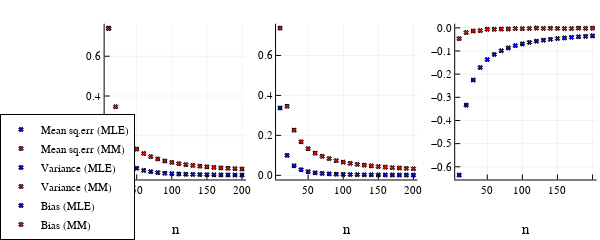

Notebook source saved alongside this figure:
### Code cell
using Distributions, Plots

plotly() #plotting backend

N = 10^5
nMin, nStep, nMax = 10, 10, 200
nn = Int(nMax/nStep) #nMax ÷ nStep
sampleSizes = nMin:nStep:nMax
trueB = 5
trueDist = Uniform(-2, trueB) #a fixed at -2 (and known) and b is trueB

#Two alternative estimators to compare

#MLE
MLEest(data) = maximum(data)

#Method of moments
MMest(data)  = mean(data) + sqrt(3)*std(data)

res = Dict{Symbol,Array{Float64}}(
                    ((sym) -> sym => Array{Float64}(undef,nn)).(
        [:MSeMLE,:MSeMM, :VarMLE,:VarMM,:BiasMLE,:BiasMM]))

for (i, n) in enumerate(sampleSizes)
    mleEst, mmEst = Array{Float64}(undef, N), Array{Float64}(undef, N) 
    for j in 1:N
        sample    = rand(trueDist,n)
        mleEst[j] = MLEest(sample)
        mmEst[j]  = MMest(sample)
    end
    meanMLE, meanMM = mean(mleEst), mean(mmEst)
    varMLE, varMM = var(mleEst), var(mmEst)

    res[:MSeMLE][i] = varMLE + (meanMLE - trueB)^2
    res[:MSeMM][i] = varMM + (meanMM - trueB)^2
    res[:VarMLE][i] = varMLE
    res[:VarMM][i] = varMM
    res[:BiasMLE][i] = meanMLE - trueB
    res[:BiasMM][i] = meanMM - trueB
end

p1 = scatter(sampleSizes, [res[:MSeMLE] res[:MSeMM]], c=[:blue :red],
    label=["Mean sq.err (MLE)" "Mean sq.err (MM)"])
p2 = scatter(sampleSizes, [res[:VarMLE] res[:VarMM]], c=[:blue :red],
    label=["Variance (MLE)" "Variance (MM)"])
p3 = scatter(sampleSizes, [res[:BiasMLE] res[:BiasMM]], c=[:blue :red],
    label=["Bias (MLE)" "Bias (MM)"])

plot(p1, p2, p3, ms=2, shape=:xcross, xlabel="n", 
    layout=(1,3), size=(600, 200),legend=:outerleft)

### Figure 1 — Plotly figure (JSON) as saved in the notebook; plotly's stock layout.template omitted (floating-point values rounded to 4 significant figures)
{"data": [{"colorbar": {"title": ""}, "legendgroup": "Mean sq.err (MLE)", "marker": {"color": "rgba(0, 0, 255, 1.000)", "line": {"color": "rgba(0, 0, 0, 1.000)", "width": 1}, "size": 4, "symbol": "x"}, "mode": "markers", "name": "Mean sq.err (MLE)", "showlegend": true, "type": "scatter", "x": [10, 20, 30, 40, 50, 60, 70, 80, 90, 100, 110, 120, 130, 140, 150, 160, 170, 180, 190, 200], "xaxis": "x1", "y": [0.7414, 0.2113, 0.09853, 0.05736, 0.03684, 0.02585, 0.01933, 0.01476, 0.01168, 0.009499, 0.007871, 0.006606, 0.005665, 0.004876, 0.004263, 0.003777, 0.003345, 0.002994, 0.002685, 0.002401], "yaxis": "y1", "zmax": null, "zmin": null}, {"colorbar": {"title": ""}, "legendgroup": "Mean sq.err (MM)", "marker": {"color": "rgba(255, 0, 0, 1.000)", "line": {"color": "rgba(0, 0, 0, 1.000)", "width": 1}, "size": 4, "symbol": "x"}, "mode": "markers", "name": "Mean sq.err (MM)", "showlegend": true, "type": "scatter", "x": [10, 20, 30, 40, 50, 60, 70, 80, 90, 100, 110, 120, 130, 140, 150, 160, 170, 180, 190, 200], "xaxis": "x1", "y": [0.7389, 0.3462, 0.2263, 0.1677, 0.1331, 0.1108, 0.09503, 0.08366, 0.07321, 0.066, 0.05985, 0.05464, 0.05076, 0.04725, 0.04371, 0.04091, 0.03844, 0.03656, 0.03473, 0.03297], "yaxis": "y1", "zmax": null, "zmin": null}, {"colorbar": {"title": ""}, "legendgroup": "Variance (MLE)", "marker": {"color": "rgba(0, 0, 255, 1.000)", "line": {"color": "rgba(0, 0, 0, 1.000)", "width": 1}, "size": 4, "symbol": "x"}, "mode": "markers", "name": "Variance (MLE)", "showlegend": true, "type": "scatter", "x": [10, 20, 30, 40, 50, 60, 70, 80, 90, 100, 110, 120, 130, 140, 150, 160, 170, 180, 190, 200], "xaxis": "x2", "y": [0.3371, 0.09996, 0.04775, 0.028, 0.01805, 0.01263, 0.00956, 0.007256, 0.005767, 0.004703, 0.003897, 0.003283, 0.00282, 0.002415, 0.002121, 0.00188, 0.001664, 0.001495, 0.00134, 0.001192], "yaxis": "y2", "zmax": null, "zmin": null}, {"colorbar": {"title": ""}, "legendgroup": "Variance (MM)", "marker": {"color": "rgba(255, 0, 0, 1.000)", "line": {"color": "rgba(0, 0, 0, 1.000)", "width": 1}, "size": 4, "symbol": "x"}, "mode": "markers", "name": "Variance (MM)", "showlegend": true, "type": "scatter", "x": [10, 20, 30, 40, 50, 60, 70, 80, 90, 100, 110, 120, 130, 140, 150, 160, 170, 180, 190, 200], "xaxis": "x2", "y": [0.7367, 0.3458, 0.2261, 0.1676, 0.133, 0.1108, 0.095, 0.08363, 0.0732, 0.06598, 0.05985, 0.05464, 0.05076, 0.04724, 0.0437, 0.0409, 0.03843, 0.03656, 0.03473, 0.03297], "yaxis": "y2", "zmax": null, "zmin": null}, {"colorbar": {"title": ""}, "legendgroup": "Bias (MLE)", "marker": {"color": "rgba(0, 0, 255, 1.000)", "line": {"color": "rgba(0, 0, 0, 1.000)", "width": 1}, "size": 4, "symbol": "x"}, "mode": "markers", "name": "Bias (MLE)", "showlegend": true, "type": "scatter", "x": [10, 20, 30, 40, 50, 60, 70, 80, 90, 100, 110, 120, 130, 140, 150, 160, 170, 180, 190, 200], "xaxis": "x3", "y": [-0.6358, -0.3337, -0.2253, -0.1713, -0.1371, -0.115, -0.09886, -0.08664, -0.07691, -0.06926, -0.06304, -0.05764, -0.05333, -0.04961, -0.04628, -0.04355, -0.041, -0.03872, -0.03668, -0.03477], "yaxis": "y3", "zmax": null, "zmin": null}, {"colorbar": {"title": ""}, "legendgroup": "Bias (MM)", "marker": {"color": "rgba(255, 0, 0, 1.000)", "line": {"color": "rgba(0, 0, 0, 1.000)", "width": 1}, "size": 4, "symbol": "x"}, "mode": "markers", "name": "Bias (MM)", "showlegend": true, "type": "scatter", "x": [10, 20, 30, 40, 50, 60, 70, 80, 90, 100, 110, 120, 130, 140, 150, 160, 170, 180, 190, 200], "xaxis": "x3", "y": [-0.04666, -0.02057, -0.01383, -0.01211, -0.006148, -0.006348, -0.005381, -0.004969, -0.003077, -0.003541, -0.00276, -0.00122, -0.002666, -0.001815, -0.002606, -0.002993, -0.002996, -0.001311, -0.002536, -0.00134], "yaxis": "y3", "zmax": null, "zmin": null}], "layout": {"annotations": [], "height": 200, "legend": {"bgcolor": "rgba(255, 255, 255, 1.000)", "bordercolor": "rgba(0, 0, 0, 1.000)", "borderwidth": 1, "font": {"color": "rgba(0, 0, 0, 1.000)", "family": "sans-serif", "size": 11}, "title": {"font": {"color": "rgba(0, 0, 0, 1.000)", "family": "sans-serif", "size": 15}, "text": ""}, "tracegroupgap": 0, "traceorder": "normal", "x": -0.15, "xanchor": "left", "y": 0.5, "yanchor": "top"}, "margin": {"b": 20, "l": 0, "r": 0, "t": 20}, "paper_bgcolor": "rgba(255, 255, 255, 1.000)", "plot_bgcolor": "rgba(255, 255, 255, 1.000)", "showlegend": true, "width": 600, "xaxis1": {"anchor": "y1", "domain": [0.05101, 0.3218], "gridcolor": "rgba(0, 0, 0, 0.100)", "gridwidth": 0.5, "linecolor": "rgba(0, 0, 0, 1.000)", "mirror": false, "range": [4.3, 205.7], "showgrid": true, "showline": true, "showticklabels": true, "tickangle": 0, "tickcolor": "rgb(0, 0, 0)", "tickfont": {"color": "rgba(0, 0, 0, 1.000)", "family": "sans-serif", "size": 11}, "tickmode": "array", "ticks": "inside", "ticktext": ["50", "100", "150", "200"], "tickvals": [50, 100, 150, 200], "title": "n", "titlefont": {"color": "rgba(0, 0, 0, 1.000)", "family": "sans-serif", "size": 15}, "type": "-", "visible": true, "zeroline": false, "zerolinecolor": "rgba(0, 0, 0, 1.000)"}, "xaxis2": {"anchor": "y2", "domain": [0.3794, 0.6502], "gridcolor": "rgba(0, 0, 0, 0.100)", "gridwidth": 0.5, "linecolor": "rgba(0, 0, 0, 1.000)", "mirror": false, "range": [4.3, 205.7], "showgrid": true, "showline": true, "showticklabels": true, "tickangle": 0, "tickcolor": "rgb(0, 0, 0)", "tickfont": {"color": "rgba(0, 0, 0, 1.000)", "family": "sans-serif", "size": 11}, "tickmode": "array", "ticks": "inside", "ticktext": ["50", "100", "150", "200"], "tickvals": [50, 100, 150, 200], "title": "n", "titlefont": {"color": "rgba(0, 0, 0, 1.000)", "family": "sans-serif", "size": 15}, "type": "-", "visible": true, "zeroline": false, "zerolinecolor": "rgba(0, 0, 0, 1.000)"}, "xaxis3": {"anchor": "y3", "domain": [0.7226, 0.9934], "gridcolor": "rgba(0, 0, 0, 0.100)", "gridwidth": 0.5, "linecolor": "rgba(0, 0, 0, 1.000)", "mirror": false, "range": [4.3, 205.7], "showgrid": true, "showline": true, "showticklabels": true, "tickangle": 0, "tickcolor": "rgb(0, 0, 0)", "tickfont": {"color": "rgba(0, 0, 0, 1.000)", "family": "sans-serif", "size": 11}, "tickmode": "array", "ticks": "inside", "ticktext": ["50", "100", "150", "200"], "tickvals": [50, 100, 150, 200], "title": "n", "titlefont": {"color": "rgba(0, 0, 0, 1.000)", "family": "sans-serif", "size": 15}, "type": "-", "visible": true, "zeroline": false, "zerolinecolor": "rgba(0, 0, 0, 1.000)"}, "yaxis1": {"anchor": "x1", "domain": [0.1516, 0.9803], "gridcolor": "rgba(0, 0, 0, 0.100)", "gridwidth": 0.5, "linecolor": "rgba(0, 0, 0, 1.000)", "mirror": false, "range": [-0.01977, 0.7635], "showgrid": true, "showline": true, "showticklabels": true, "tickangle": 0, "tickcolor": "rgb(0, 0, 0)", "tickfont": {"color": "rgba(0, 0, 0, 1.000)", "family": "sans-serif", "size": 11}, "tickmode": "array", "ticks": "inside", "ticktext": ["0.0", "0.2", "0.4", "0.6"], "tickvals": [0, 0.2, 0.4, 0.6], "title": "", "titlefont": {"color": "rgba(0, 0, 0, 1.000)", "family": "sans-serif", "size": 15}, "type": "-", "visible": true, "zeroline": false, "zerolinecolor": "rgba(0, 0, 0, 1.000)"}, "yaxis2": {"anchor": "x2", "domain": [0.1516, 0.9803], "gridcolor": "rgba(0, 0, 0, 0.100)", "gridwidth": 0.5, "linecolor": "rgba(0, 0, 0, 1.000)", "mirror": false, "range": [-0.02087, 0.7588], "showgrid": true, "showline": true, "showticklabels": true, "tickangle": 0, "tickcolor": "rgb(0, 0, 0)", "tickfont": {"color": "rgba(0, 0, 0, 1.000)", "family": "sans-serif", "size": 11}, "tickmode": "array", "ticks": "inside", "ticktext": ["0.0", "0.2", "0.4", "0.6"], "tickvals": [0, 0.2, 0.4, 0.6], "title": "", "titlefont": {"color": "rgba(0, 0, 0, 1.000)", "family": "sans-serif", "size": 15}, "type": "-", "visible": true, "zeroline": false, "zerolinecolor": "rgba(0, 0, 0, 1.000)"}, "yaxis3": {"anchor": "x3", "domain": [0.1516, 0.9803], "gridcolor": "rgba(0, 0, 0, 0.100)", "gridwidth": 0.5, "linecolor": "rgba(0, 0, 0, 1.000)", "mirror": false, "range": [-0.6549, 0.01782], "showgrid": true, "showline": true, "showticklabels": true, "tickangle": 0, "tickcolor": "rgb(0, 0, 0)", "tickfont": {"color": "rgba(0, 0, 0, 1.000)", "family": "sans-serif", "size": 11}, "tickmode": "array", "ticks": "inside", "ticktext": ["−0.6", "−0.5", "−0.4", "−0.3", "−0.2", "−0.1", "0.0"], "tickvals": [-0.6, -0.5, -0.4, -0.3, -0.2, -0.1, 0], "title": "", "titlefont": {"color": "rgba(0, 0, 0, 1.000)", "family": "sans-serif", "size": 15}, "type": "-", "visible": true, "zeroline": false, "zerolinecolor": "rgba(0, 0, 0, 1.000)"}}}
